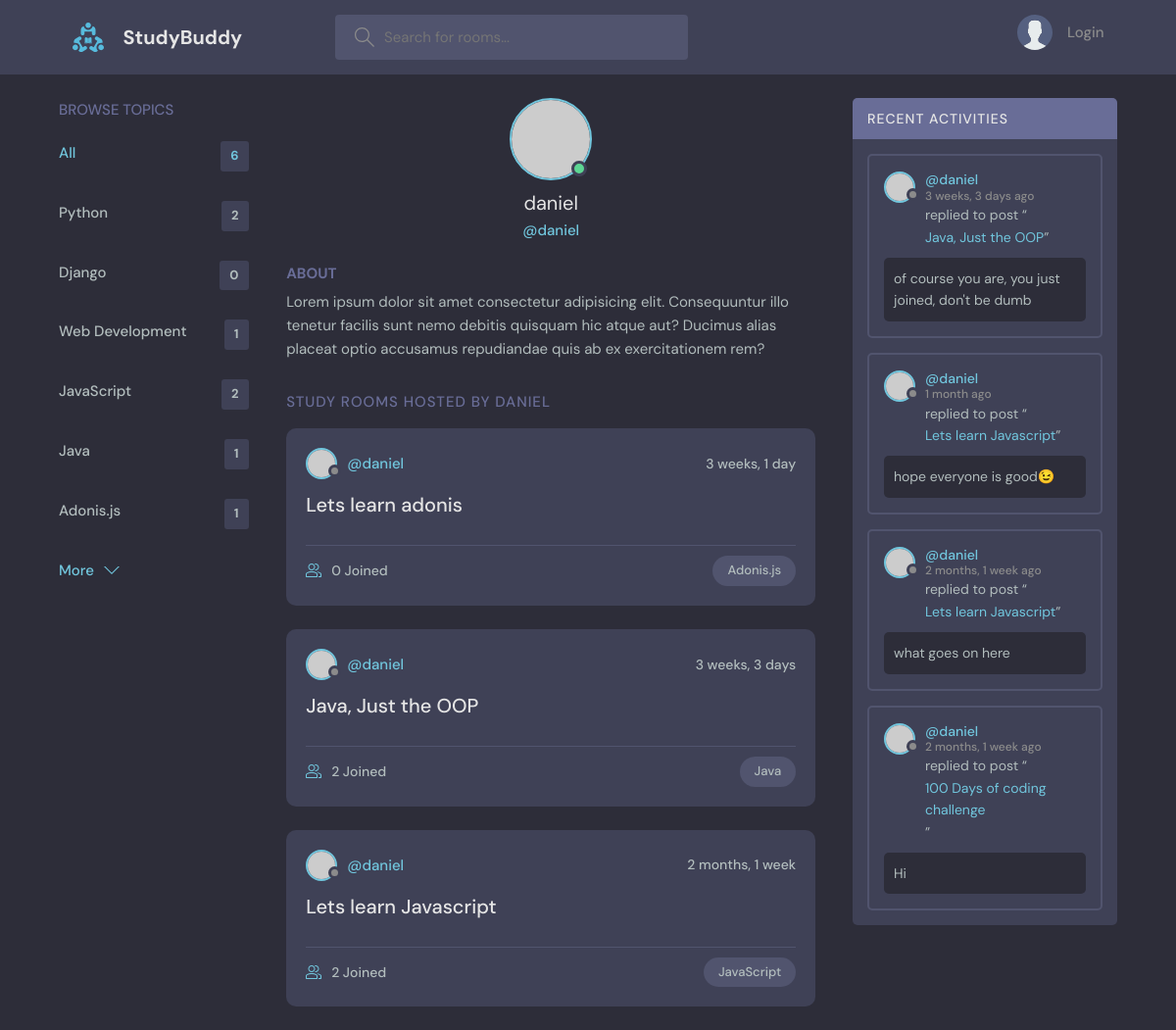
The app's page /profile/2/ with its own data.
### base/models.py (models this page shows, shortened)
class Topic(models.Model):
    name = models.CharField(max_length=200)

class Room(models.Model):
    host = models.ForeignKey(User, on_delete=models.SET_NULL, null=True)
    topic = models.ForeignKey(Topic, on_delete=models.SET_NULL, null=True)
    name = models.CharField(max_length=200)
    description = models.TextField(null=True, blank=True)
    participants = models.ManyToManyField(User, related_name="participants", blank=True)
    updated = models.DateTimeField(auto_now=True)
    created = models.DateTimeField(auto_now_add=True)
    class Meta:
        ordering = ['-updated', '-created']
    def __str__(self):
        return self.name

class Message(models.Model):
    user = models.ForeignKey(User, on_delete=models.CASCADE)
    room = models.ForeignKey(Room, on_delete=models.CASCADE)
    body = models.TextField()
    updated = models.DateTimeField(auto_now=True)
    created = models.DateTimeField(auto_now_add=True)
    class Meta:
        ordering = ['-updated', '-created']
    def __str__(self):
        return self.body[0:50]

### base/views.py (the view)
# urls.py: path('profile/<str:pk>/', views.userProfile, name="user-profile"),
def userProfile(request, pk):
    user = User.objects.get(id=pk)
    rooms = user.room_set.all()
    room_messages = user.message_set.all()
    topics = Topic.objects.all()
    context = {'user': user, 'rooms': rooms, 'room_messages': room_messages, 'topics': topics}
    return  render(request, 'base/profile.html', context)

### base/templates/base/profile.html (shortened to what this page needs)
{% extends 'main.html' %}
{% block content %}
  <main class="profile-page layout layout--3">
    <div class="container">
      {% include 'base/topics_component.html' %}
      <div class="roomList">
        <div class="profile">
          <div class="profile__avatar">
            <div class="avatar avatar--large active">
              <img src="https://randomuser.me/api/portraits/men/11.jpg" />
            </div>
          </div>
          <div class="profile__info">
            <h3>{{ user.username }}</h3>
            <p>@{{ user.username }}</p>
          </div>
          <div class="profile__about">
            <h3>About</h3>
            <p>
              Lorem ipsum dolor sit amet consectetur adipisicing elit. Consequuntur illo tenetur
              facilis sunt nemo debitis quisquam hic atque aut? Ducimus alias placeat optio
              accusamus repudiandae quis ab ex exercitationem rem?
            </p>
          </div>
        </div>
        <div class="roomList__header">
          <div>
            <h2>Study Rooms Hosted by {{ user.username }}</a>
            </h2>
          </div>
        </div>
        {% include 'base/feed_component.html'  %}
      </div>
      {% include 'base/activity_component.html'  %}
    </div>
  </main>
{% endblock content %}

### templates/main.html (shortened to what this page needs)
<!DOCTYPE html>
{% load static %}
<html lang="en">
  <head>
    <link rel="stylesheet" href="{% static 'styles/style.css' %}" />
  </head>
  <body>
    {% include 'navbar.html' %}
    {% block content %}
    {% endblock %}
  </body>
</html>

### templates/navbar.html (shortened to what this page needs)
{% load static %}
<header class="header header--loggedIn">
      <div class="container">
        <a href="{% url 'home' %}" class="header__logo">
          <img src="{% static 'images/logo.svg' %}" />
          <h1>StudyBuddy</h1>
        </a>
        <form class="header__search" method="GET" action="{% url 'home' %}">
          <label>
            <input name="q" placeholder="Search for rooms..." />
          </label>
        </form>
        <nav class="header__menu">
        {% if request.user.is_authenticated %}
          <div class="header__user">
            <a href="{% url 'update-user' %}">
              <div class="avatar avatar--medium active">
                <img src="https://randomuser.me/api/portraits/men/37.jpg" />
              </div>
              <p>{{ request.user.username }} <span>@{{ request.user.username }}</span></p>
            </a>
            <button class="dropdown-button">
              <svg version="1.1" xmlns="http://www.w3.org/2000/svg" width="32" height="32" viewBox="0 0 32 32">
                <title>chevron-down</title>
                <path d="M16 21l-13-13h-3l16 16 16-16h-3l-13 13z"></path>
              </svg>
            </button>
          </div>
          {% else %}
          <a href="{% url 'login' %}">
            <img src="{% static 'images/avatar.svg' %}" />
            <p>Login</p>
          </a>
          {% endif %}
        </nav>
      </div>
    </header>

### base/templates/base/topics_component.html
<div class="topics">
          <div class="topics__header">
            <h2>Browse Topics</h2>
          </div>
          <ul class="topics__list">
            <li>
              <a href="{% url 'home' %}" class="active">All <span>{{ topics.count }}</span></a>
            </li>
          {% for topic in topics %}
            <li>
              <a href="{% url 'home' %}?q={{topic.name}}">{{ topic.name }} <span>{{ topic.room_set.all.count }}</span></a>
            </li>
          {% endfor %}
          </ul>
          <a class="btn btn--link" href="{% url 'topic' %}">
            More
            <svg version="1.1" xmlns="http://www.w3.org/2000/svg" width="32" height="32" viewBox="0 0 32 32">
              <title>chevron-down</title>
              <path d="M16 21l-13-13h-3l16 16 16-16h-3l-13 13z"></path>
            </svg>
          </a>
        </div>

### base/templates/base/feed_component.html (shortened to what this page needs)
{% for room in  rooms %}
<div class="roomListRoom">
            <div class="roomListRoom__header">
              <a href="{% url 'user-profile' room.host.id %}" class="roomListRoom__author">
                <div class="avatar avatar--small">
                  <img src="https://randomuser.me/api/portraits/women/11.jpg" />
                </div>
                <span>@{{ room.host.username }}</span>
              </a>
              <div class="roomListRoom__actions">
                <span>{{ room.created|timesince }}</span>
              </div>
            </div>
            <div class="roomListRoom__content">
              <a href="{% url 'room' room.id %}">{{ room.name  }}</a>
            </div>
            <div class="roomListRoom__meta">
              <a href="{% url 'room' room.id %}" class="roomListRoom__joined">
                {{ room.participants.all.count }} Joined
              </a>
              <p class="roomListRoom__topic">{{ room.topic.name }}</p>
            </div>
          </div>
{% endfor %}

### base/templates/base/activity_component.html (shortened to what this page needs)
<div class="activities">
          <div class="activities__header">
            <h2>Recent Activities</h2>
          </div>
        {% for message in room_messages %}
          <div class="activities__box">
            <div class="activities__boxHeader roomListRoom__header">
              <a href="{% url 'user-profile' message.user.id %}" class="roomListRoom__author">
                <div class="avatar avatar--small">
                  <img src="https://randomuser.me/api/portraits/women/11.jpg" />
                </div>
                <p>
                  @{{ message.user }}
                  <span>{{ message.created|timesince }} ago</span>
                </p>
              </a>
            </div>
            <div class="activities__boxContent">
              <p>replied to post “<a href="{% url 'room' message.room.id %}">{{ message.room }}</a>”</p>
              <div class="activities__boxRoomContent">
                {{ message }}
              </div>
            </div>
          </div>
        {% endfor %}
        </div>

### records on screen
Topic: name "Python", room_set.all.count "2"
Topic: name "Django", room_set.all.count "0"
Topic: name "Web Development", room_set.all.count "1"
Topic: name "JavaScript", room_set.all.count "2"
Topic: name "Java", room_set.all.count "1"
Topic: name "Adonis.js", room_set.all.count "1"
Room: host.username "daniel", created "3 weeks, 1 day", name "Lets learn adonis", participants.all.count "0", topic.name "Adonis.js"
Room: host.username "daniel", created "3 weeks, 3 days", name "Java, Just the OOP", participants.all.count "2", topic.name "Java"
Room: host.username "daniel", created "2 months, 1 week", name "Lets learn Javascript", participants.all.count "2", topic.name "JavaScript"
Message: user "daniel", created "3 weeks, 3 days", room "Java, Just the OOP", body "of course you are, you just joined, don't be dumb"
Message: user "daniel", created "1 month", room "Lets learn Javascript", body "hope everyone is good😉"
Message: user "daniel", created "2 months, 1 week", room "Lets learn Javascript", body "what goes on here"
Message: user "daniel", created "2 months, 1 week", room "100 Days of coding challenge", body "Hi"

### other values on screen
{{ topics.count }} "6"
{{ user.username }} "daniel"
{{ user.username }} "DANIEL"
